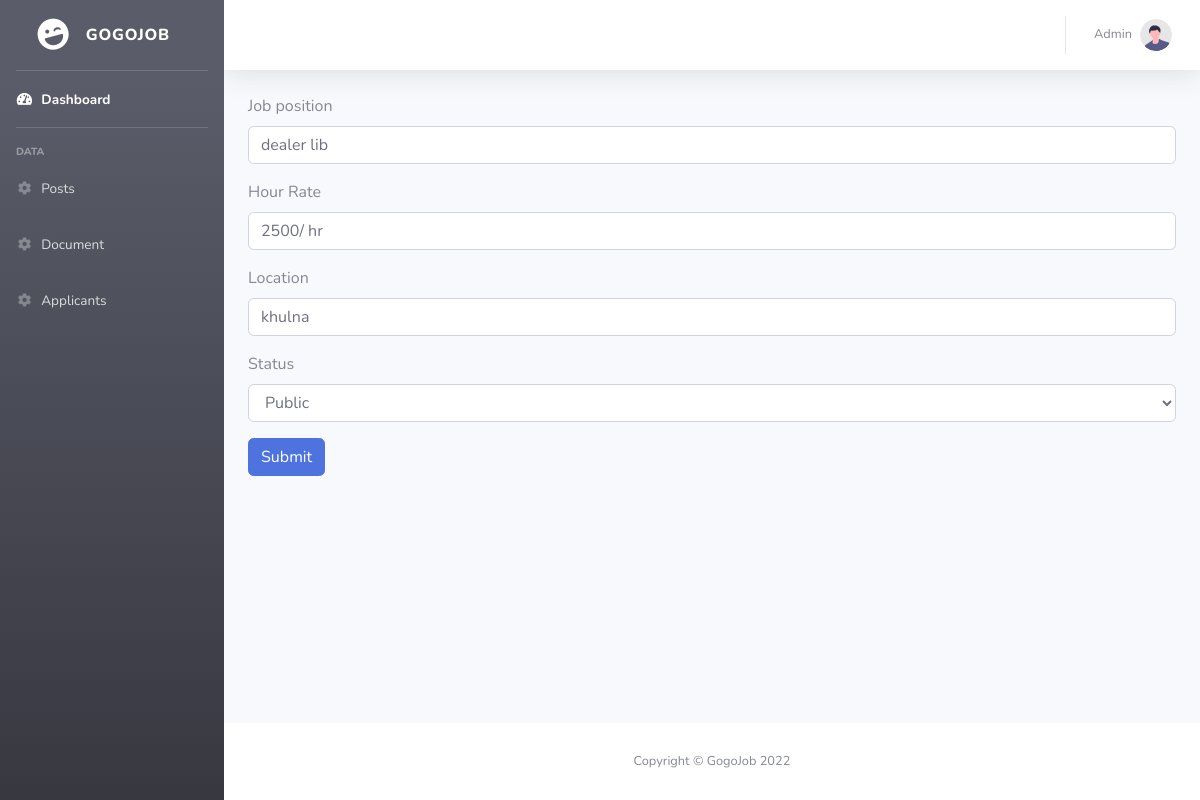
Page /admin/edit_post.php?id=4 (signed in) on the committed database.
### tables this page shows
CREATE TABLE `post` (
  `id` int(20) NOT NULL,
  `company_name` varchar(255) NOT NULL,
  `salary` varchar(255) NOT NULL,
  `location` varchar(255) NOT NULL,
  `status` int(11) NOT NULL DEFAULT 1
);

### admin/edit_post.php (the view, shortened to what this page needs)
<?php
include('../config/db_config.php');
$id = $_GET['id'];
?>
<!DOCTYPE html>
<html lang="en">
<head>
    <?php require_once 'include/css.php'; ?>
</head>
<body id="page-top">
<div id="wrapper">
    <?php require_once 'include/sidebar.php'; ?>
    <div id="content-wrapper" class="d-flex flex-column">
        <div id="content">
            <?php require_once 'include/topbar.php'; ?>
            <div class="container-fluid">
                <form action="" method="post">
                    <?php
                    $post_select = $con->query("select * from post where id='$id'");
                    if($post_select){
                        while($post = mysqli_fetch_assoc($post_select)){
                            ?>
                            <div class="form-group">
                                <label for="exampleInputEmail1">Job position</label>
                                <input type="text" name="company_name" class="form-control" value="<?php echo $post['company_name'];?>" required>
                            </div>
                            <div class="form-group">
                                <label for="exampleInputEmail1">Hour Rate</label>
                                <input type="text" name="salary" class="form-control" value="<?php echo $post['salary'];?>" required>
                            </div>
                            <div class="form-group">
                                <label for="exampleInputEmail1">Location</label>
                                <input type="text" name="location" class="form-control" value="<?php echo $post['location'];?>" required>
                            </div>
                            <div class="form-group">
                                <div class="form-group">
                                    <label for="exampleFormControlSelect1">Status</label>
                                    <select class="form-control" id="exampleFormControlSelect1" name="status" required>
                                        <option <?php echo $post['status'];?>><?php if($post['status'] == 1) echo "Public"; else echo "Private"?></option>
                                    </select>
                                </div>
                            </div>
                            <button type="submit" name="update_post" class="btn btn-primary">Submit</button>
                            <?php
                        }
                    }
                    ?>
                </form>
            </div>
        </div>
        <?php require_once 'include/footer.php'; ?>
    </div>
</div>
</body>
</html>

### rows in the picture
post: company_name "dealer lib", salary "2500/ hr", location "khulna", status "Public"
